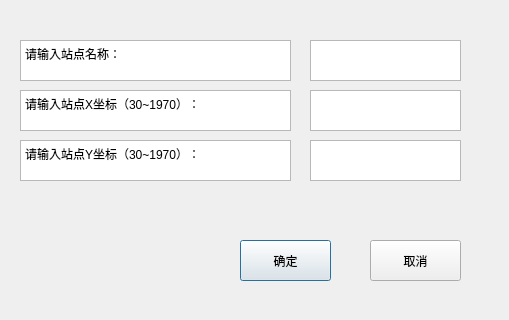
<?xml version="1.0" encoding="UTF-8"?>
<ui version="4.0">
 <class>add_sta</class>
 <widget class="QDialog" name="add_sta">
  <property name="geometry">
   <rect>
    <x>0</x>
    <y>0</y>
    <width>509</width>
    <height>320</height>
   </rect>
  </property>
  <property name="windowTitle">
   <string>Dialog</string>
  </property>
  <widget class="QTextBrowser" name="textBrowser">
   <property name="geometry">
    <rect>
     <x>20</x>
     <y>40</y>
     <width>271</width>
     <height>41</height>
    </rect>
   </property>
   <property name="html">
    <string>&lt;!DOCTYPE HTML PUBLIC &quot;-//W3C//DTD HTML 4.0//EN&quot; &quot;http://www.w3.org/TR/REC-html40/strict.dtd&quot;&gt;
&lt;html&gt;&lt;head&gt;&lt;meta name=&quot;qrichtext&quot; content=&quot;1&quot; /&gt;&lt;style type=&quot;text/css&quot;&gt;
p, li { white-space: pre-wrap; }
&lt;/style&gt;&lt;/head&gt;&lt;body style=&quot; font-family:'SimSun'; font-size:9pt; font-weight:400; font-style:normal;&quot;&gt;
&lt;p style=&quot; margin-top:0px; margin-bottom:0px; margin-left:0px; margin-right:0px; -qt-block-indent:0; text-indent:0px;&quot;&gt;请输入站点名称：&lt;/p&gt;&lt;/body&gt;&lt;/html&gt;</string>
   </property>
  </widget>
  <widget class="QTextBrowser" name="textBrowser_2">
   <property name="geometry">
    <rect>
     <x>20</x>
     <y>90</y>
     <width>271</width>
     <height>41</height>
    </rect>
   </property>
   <property name="html">
    <string>&lt;!DOCTYPE HTML PUBLIC &quot;-//W3C//DTD HTML 4.0//EN&quot; &quot;http://www.w3.org/TR/REC-html40/strict.dtd&quot;&gt;
&lt;html&gt;&lt;head&gt;&lt;meta name=&quot;qrichtext&quot; content=&quot;1&quot; /&gt;&lt;style type=&quot;text/css&quot;&gt;
p, li { white-space: pre-wrap; }
&lt;/style&gt;&lt;/head&gt;&lt;body style=&quot; font-family:'SimSun'; font-size:9pt; font-weight:400; font-style:normal;&quot;&gt;
&lt;p style=&quot; margin-top:0px; margin-bottom:0px; margin-left:0px; margin-right:0px; -qt-block-indent:0; text-indent:0px;&quot;&gt;请输入站点X坐标（30~1970）：&lt;/p&gt;&lt;/body&gt;&lt;/html&gt;</string>
   </property>
  </widget>
  <widget class="QTextBrowser" name="textBrowser_3">
   <property name="geometry">
    <rect>
     <x>20</x>
     <y>140</y>
     <width>271</width>
     <height>41</height>
    </rect>
   </property>
   <property name="html">
    <string>&lt;!DOCTYPE HTML PUBLIC &quot;-//W3C//DTD HTML 4.0//EN&quot; &quot;http://www.w3.org/TR/REC-html40/strict.dtd&quot;&gt;
&lt;html&gt;&lt;head&gt;&lt;meta name=&quot;qrichtext&quot; content=&quot;1&quot; /&gt;&lt;style type=&quot;text/css&quot;&gt;
p, li { white-space: pre-wrap; }
&lt;/style&gt;&lt;/head&gt;&lt;body style=&quot; font-family:'SimSun'; font-size:9pt; font-weight:400; font-style:normal;&quot;&gt;
&lt;p style=&quot; margin-top:0px; margin-bottom:0px; margin-left:0px; margin-right:0px; -qt-block-indent:0; text-indent:0px;&quot;&gt;请输入站点Y坐标（30~1970）：&lt;/p&gt;&lt;/body&gt;&lt;/html&gt;</string>
   </property>
  </widget>
  <widget class="QTextEdit" name="t_name">
   <property name="geometry">
    <rect>
     <x>310</x>
     <y>40</y>
     <width>151</width>
     <height>41</height>
    </rect>
   </property>
  </widget>
  <widget class="QTextEdit" name="t_x">
   <property name="geometry">
    <rect>
     <x>310</x>
     <y>90</y>
     <width>151</width>
     <height>41</height>
    </rect>
   </property>
  </widget>
  <widget class="QTextEdit" name="t_y">
   <property name="geometry">
    <rect>
     <x>310</x>
     <y>140</y>
     <width>151</width>
     <height>41</height>
    </rect>
   </property>
  </widget>
  <widget class="QPushButton" name="pushButton">
   <property name="geometry">
    <rect>
     <x>240</x>
     <y>240</y>
     <width>91</width>
     <height>41</height>
    </rect>
   </property>
   <property name="text">
    <string>确定</string>
   </property>
  </widget>
  <widget class="QPushButton" name="pushButton_2">
   <property name="geometry">
    <rect>
     <x>370</x>
     <y>240</y>
     <width>91</width>
     <height>41</height>
    </rect>
   </property>
   <property name="text">
    <string>取消</string>
   </property>
  </widget>
 </widget>
 <resources/>
 <connections/>
</ui>
